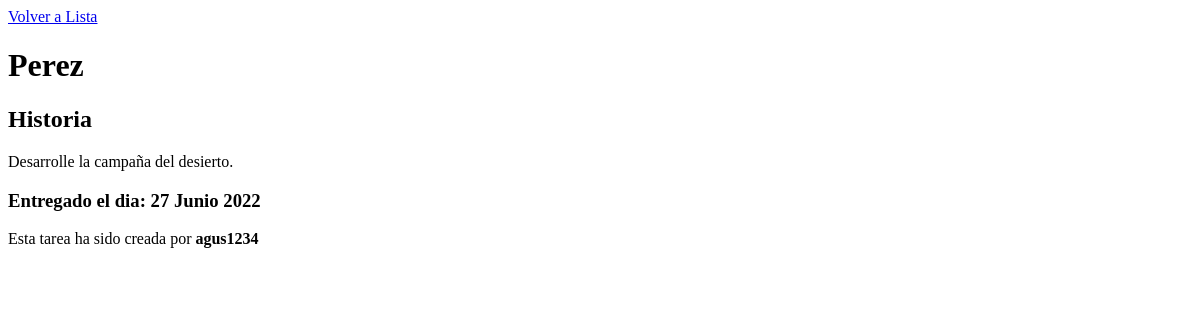
Before: /detalle2/1/ with the older database file.
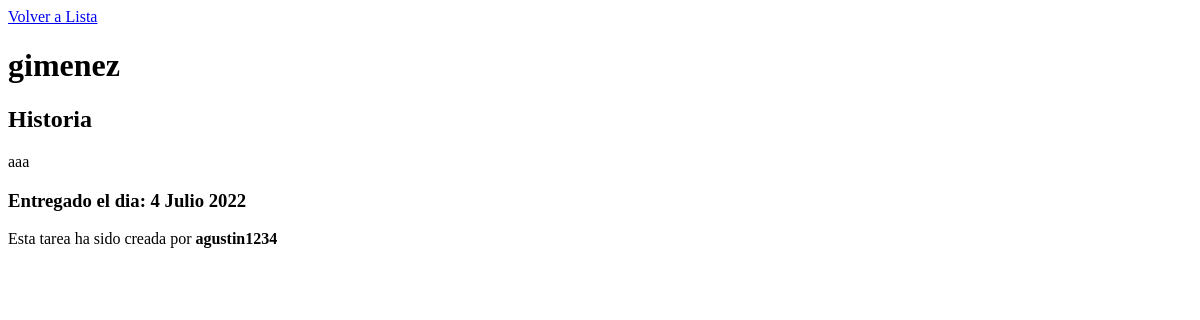
After: the same page with the newer database file.
### blogs/models.py (models this page shows)
class BlogModel2(models.Model):
    profesor = models.CharField(max_length=100)
    materia = models.CharField(max_length=100)
    tarea = models.TextField()
    autor2 = models.ForeignKey(User, on_delete=models.AutoField, null=True)
    fecha_creacion2 = models.DateField(auto_now_add=True)

### blogs/views.py (the view)
# urls.py: path("detalle2/<pk>/", views.BlogDetail2.as_view(), name ="blogs_detalles2"),
class BlogDetail2(DetailView):
    model = BlogModel2
    template_name = "blogs/blogs_detalles2.html"

### blogs/templates/blogs/blogs_detalles2.html (shortened to what this page needs)
{%load static%}
<a href="{% url 'blogs_listas' %}">Volver a Lista</a>
<!DOCTYPE html>
<html lang="en">
<head>
    <link type="text/css" rel="stylesheet" href="{% static 'blogs/css/model.css' %}">
</head>
<body>
    <div>
        <h1>{{object.profesor}}</h1>
        <h2>{{object.materia}}</h2>
        <p> {{object.tarea}} </p>
        <h3> Entregado el dia: {{object.fecha_creacion2}}</h3>
        <p>Esta tarea ha sido creada por <strong>{{object.autor2}}</strong></p>
    </div>
</body>
</html>

Changed rows visible on the page:
changed BlogModel2 "Historia": profesor "Perez" → "gimenez"; tarea "Desarrolle la campaña del desierto." → "aaa"; fecha_creacion2 "27 Junio 2022" → "4 Julio 2022"; autor2 "agus1234" → "agustin1234"
